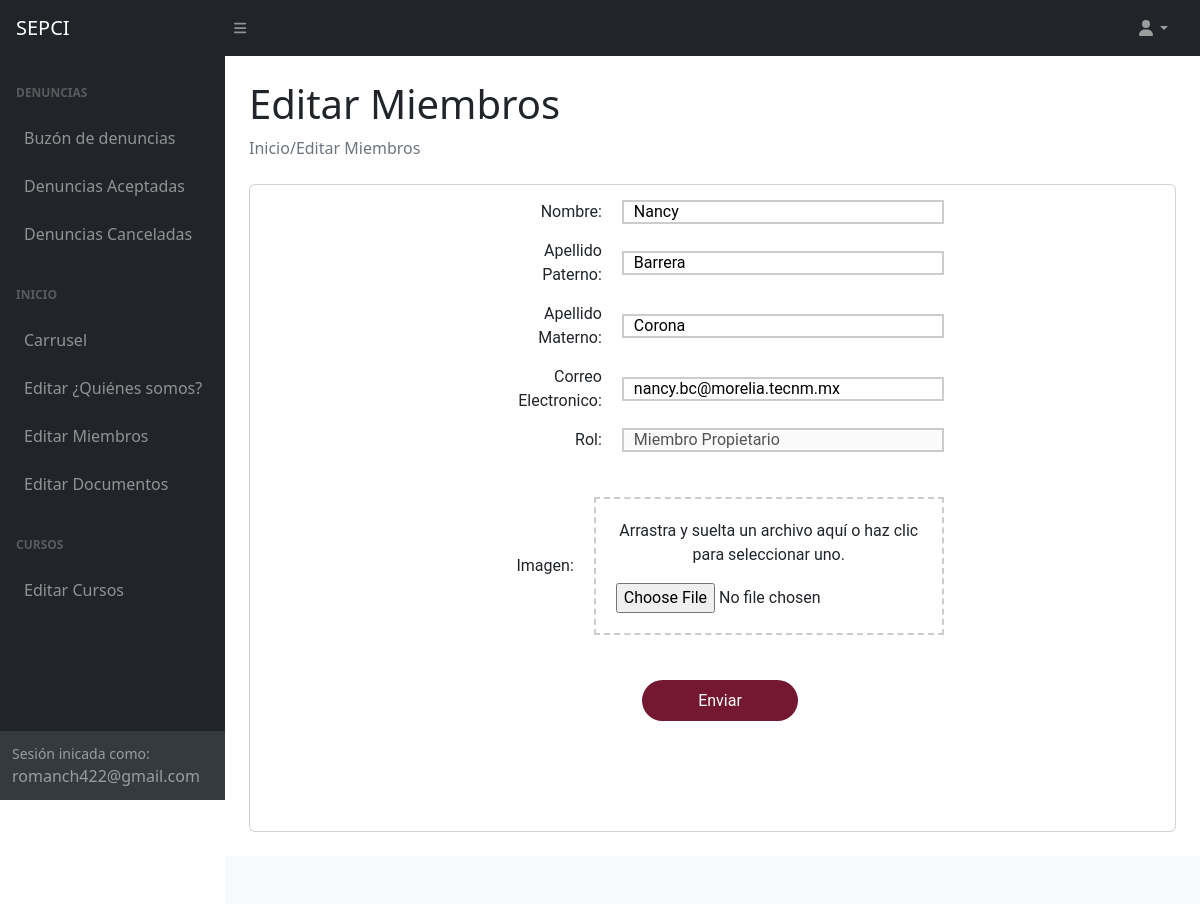
Screenshot of /Admin/Panel/EditarMienbros.php?id=9 (signed in) with the database file from the repository.
### tables this page shows
CREATE TABLE `members` (
  `id_members` int(11) NOT NULL,
  `names` varchar(80) NOT NULL,
  `middle_name` varchar(50) NOT NULL,
  `last_name` varchar(50) NOT NULL,
  `mail` varchar(50) NOT NULL,
  `rol` varchar(50) NOT NULL,
  `root_image` varchar(100) NOT NULL
);

### php/DBManager/open.php (called while the page is built, shortened)
<?php
    if(isset($_SESSION['name'])){
        return $sesion=true;
    }else{
        return $sesion=false;
    }
?>

### php/DBManager/DBManager.php (called while the page is built, shortened)
<?php
class DBManager
{
    private function open()
    {
        $link = mysqli_connect("127.0.0.1", "root", null, "sepci") or die('Error connecting to Data Base');
        return $link;
    }
    public function showEachMembers($id)
    {
        $link = $this->open();
        $sql = "SELECT names, middle_name, last_name, mail, rol, root_image FROM members WHERE id_members=?";
        $query = mysqli_prepare($link, $sql) or die("Error at login");
        $query->bind_param("s", $id);
        $query->execute();
        $result = mysqli_stmt_get_result($query);
        return $result;
    }
    }
?>

### php/DBManager/endPointEachMembers.php (called while the page is built)
<?php
class member{
    public function showMember($id){
        require_once 'DBManager.php';
        $db = new DBMAnager();
        $data = $db->showEachMembers($id);
        return $data;
    }
}
?>

### Admin/Panel/EditarMienbros.php (the view, shortened to what this page needs)
<?php
include("../../php/DBManager/open.php");
if ($sesion) {
    ?>
<!DOCTYPE html>
<html lang="es">
<head>
    <link href="https://cdn.jsdelivr.net/npm/simple-datatables@7.1.2/dist/style.min.css" rel="stylesheet" />
    <link href="css/styles.css" rel="stylesheet" />
    <link rel="stylesheet" href="css/EditMienbros.css" />
</head>
<body class="sb-nav-fixed">
    <nav class="sb-topnav navbar navbar-expand navbar-dark bg-dark">
        <a class="navbar-brand ps-3" href="index.html">SEPCI</a>
        <button class="btn btn-link btn-sm order-1 order-lg-0 me-4 me-lg-0" id="sidebarToggle" href="#!"><i
                class="fas fa-bars"></i></button>
        <ul class="navbar-nav ms-auto ms-md-8 me-3 me-lg-4">
            <li class="nav-item dropdown">
                <a class="nav-link dropdown-toggle" id="navbarDropdown" href="#" role="button" data-bs-toggle="dropdown"
                    aria-expanded="false"><i class="fas fa-user fa-fw"></i></a>
            </li>
        </ul>
    </nav>
    <div id="layoutSidenav">
        <div id="layoutSidenav_nav">
            <nav class="sb-sidenav accordion sb-sidenav-dark" id="sidenavAccordion">
                <div class="sb-sidenav-menu">
                    <div class="nav">
                        <div class="sb-sidenav-menu-heading">Denuncias</div>
                        <a class="nav-link" href="index.php">
                            Buzón de denuncias
                        </a>
                        <a class="nav-link" href="complaintAcept.php">
                            Denuncias Aceptadas
                        </a>
                        <a class="nav-link" href="complaintCancel.php">
                            Denuncias Canceladas
                        </a>
                        <div class="sb-sidenav-menu-heading">Inicio</div>
                        <a class="nav-link" href="SliderCRUD.php">
                            Carrusel
                        </a>
                        <a class="nav-link" href="QuienesSomos.php">
                            Editar ¿Quiénes somos?
                        </a>
                        <a class="nav-link" href="Miembros.php">
                            Editar Miembros
                        </a>
                        <a class="nav-link" href="EditarDocumentos.php">
                            Editar Documentos
                        </a>
                        <div class="sb-sidenav-menu-heading">Cursos</div>
                        <a class="nav-link" href="charts.html">
                            Editar Cursos
                        </a>
                    </div>
                </div>
                <div class="sb-sidenav-footer">
                    <div class="small">Sesión inicada como:</div>
                    <?php echo $_SESSION['name']; ?>
                </div>
            </nav>
        </div>
        <div id="layoutSidenav_content">
            <main>
                <div class="container-fluid px-4">
                    <h1 class="mt-4">Editar Miembros</h1>
                    <ol class="breadcrumb mb-4">
                        <li class="breadcrumb-item active">Inicio/Editar Miembros</li>
                    </ol>
                    <div class="card mb-4">
                        <section class="seccion">
                            <?php
                                include_once '../../php/DBManager/endPointEachMembers.php';
                                $obj = new member();
                                $data = $obj->showMember($_REQUEST['id']);
                                $row = $data->fetch_row();
                                ?>
                            <form method="POST" enctype="multipart/form-data" role="form"
                                action="../../php/DBManager/actionEditMembers.php?id=<?php echo $_REQUEST['id'] ?>">
                                <div class="contenedor">
                                    <div class="conten_input">
                                        <div class="columna">
                                            <label for="name">Nombre: </label>
                                            <input type="text" class="input" name="name" id="celdaTexto"
                                                value="<?php echo $row[0]; ?>" />
                                        </div>
                                        <div class="columna">
                                            <label for="phone">Apellido Paterno: </label>
                                            <input type="text" class="input" name="middle"
                                                value="<?php echo $row[1]; ?>" />
                                        </div>
                                        <div class="columna">
                                            <label for="name_Denounced">Apellido Materno: </label>
                                            <input type="text" class="input" name="last"
                                                value="<?php echo $row[2]; ?>" />
                                        </div>
                                        <div class="columna">
                                            <label for="email">Correo Electronico: </label>
                                            <input type="text" class="input" name="mail" id="celdaTexto2"
                                                value="<?php echo $row[3]; ?>" />
                                        </div>
                                        <div class="columna">
                                            <label for="email">Rol: </label>
                                            <input type="text" class="input" name="rol" disabled="disabled"
                                                id="celdaTexto2" value="<?php echo $row[4]; ?>" />
                                        </div>
                                        <div class="columna">
                                            <label for="imagen">Imagen: </label>
                                            <div class="archivos">
                                                <div id="dropzone">
                                                    <p>
                                                        Arrastra y suelta un archivo aquí o haz clic para seleccionar
                                                        uno.
                                                    </p>
                                                    <input type="file" id="archivo" name="imagen"
                                                        accept="image/png, image/jpg, image/jpeg" />
                                                </div>
                                            </div>
                                        </div>
                                        <div class="columna">
                                            <button type="submit" class="btn_send">Enviar</button>
                                        </div>
                                    </div>
                                </div>
                            </form>
                    </div>
                </div>
            </main>
            <footer class="py-4 bg-light mt-auto">
            </footer>
        </div>
    </div>
</body>
</html>
<?php
} else {
    header('Location: ../login.php');
}
?>

### Admin/Panel/css/EditMienbros.css (style rules this page uses)
.contenedor { display: flex; justify-content: center; font-family: "Roboto", sans-serif; }
.conten_input { width: 50%; }
.columna { margin: 15px 0 0 15px; margin-bottom: 10px; display: flex; align-items: center; justify-content: space-around; }
.columna label { width: 30%; text-align: end; margin-right: 20px; }
.columna .input { width: 90%; height: 10px; padding: 10px; border: 2px solid #ccc; }
.btn_send { background-color: #741731; color: white; width: 156px; height: 41px; border: none; border-radius: 21px; margin-bottom: 100px; }
#dropzone { border: 2px dashed #ccc; padding: 20px; text-align: center; font-size: 16px; width: 100%; }
.archivos { width: 100%; display: flex; flex-direction: column; margin-bottom: 30px; margin-top: 30px; }

### rows the page displays
members: name "Nancy", middle "Barrera", last "Corona", mail "nancy.bc@morelia.tecnm.mx", rol "Miembro Propietario"

### other values shown
$_SESSION['name'] "romanch422@gmail.com"
